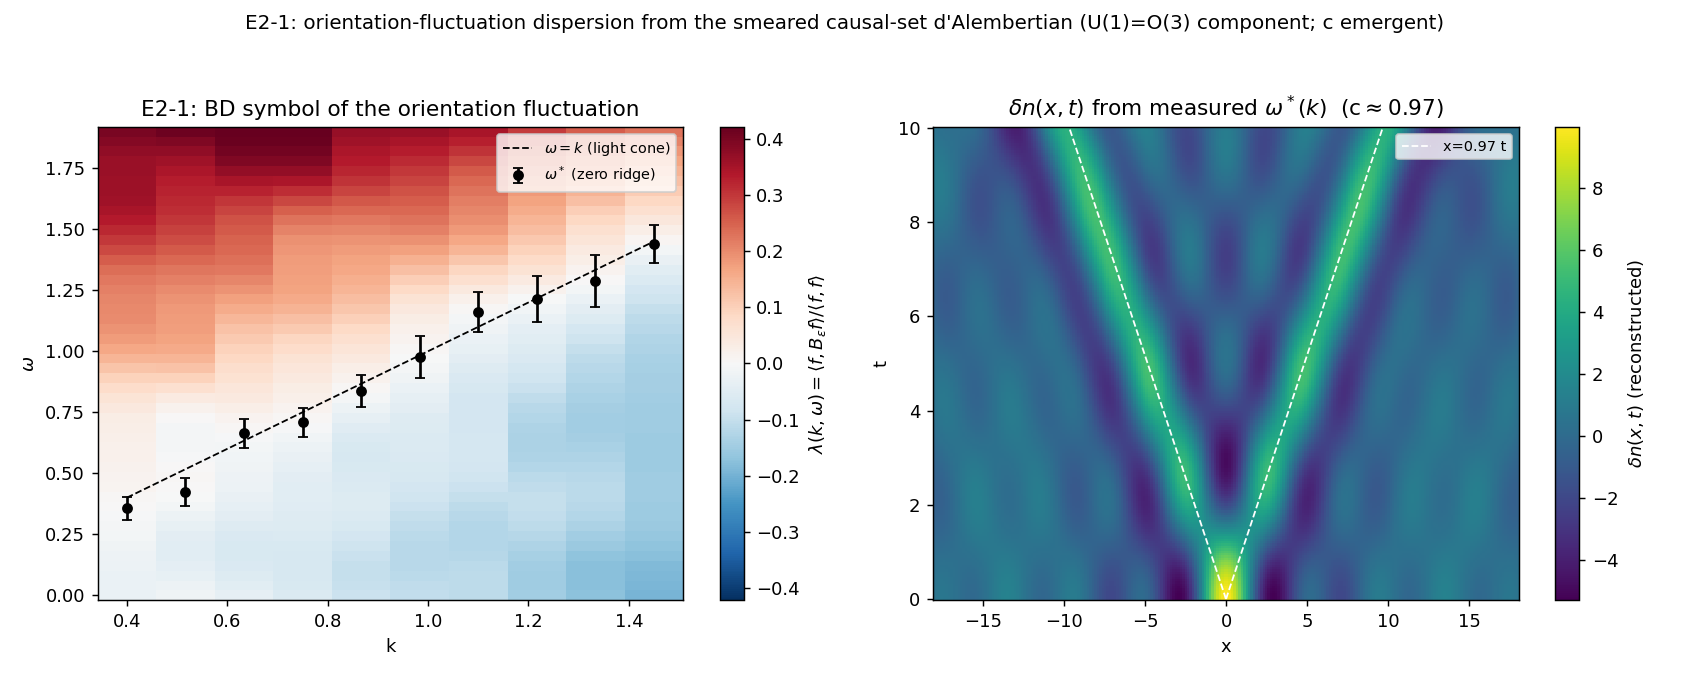

Write the Python code that produced this figure.
"""E2_1_propagation.py -- dispersion of the orientation fluctuation via B_eps.

Charter: E2_MAGNON_BD.md (E2-1).  Runs ONLY because E2-V PASSED.  E1 established
that the causal vacuum is an orientation ferromagnet (ordered phase, J>J_c) whose
SOFT excitations are the transverse orientation fluctuations delta-n; E1-3 showed
the BARE-link Laplacian gives a FLAT, non-local S(k) (no gradient stiffness, no
omega=ck) and identified the smeared causal-set d'Alembertian (Sorkin/BD, e10) as
the missing relativistic kinetic operator.  E2-1 measures the dispersion that B_eps
gives to delta-n.

How (validated in E2-V).  The literal recipe "propagate delta-n by the Euler step
dn(t+dt)=dn(t)+dt*B_eps[dn] and FFT delta-n(x,t)" cannot be run: that explicit
inverse of B_eps is UNSTABLE on a causal set (E2-V B1: the constant zero-mode
blows up to |phi|~1000 -- the documented BD pointwise variance).  The STABLE,
equivalent observable is the operator's symbol
    lambda(k,omega) = <f, B_eps f>/<f,f>,   f = cos(k x - omega t),
whose zero ridge in omega IS the on-shell dispersion omega*(k) (B_eps -> box in
the continuum; box's symbol vanishes on shell).  The symbol's zero ridge is the
same dispersion that the peak ridge of S(k,omega) would trace -- B_eps is the
inverse propagator, S is the propagator; they share the on-shell locus.

U(1) vs O(3).  B_eps is a SCALAR operator: it acts identically on the U(1) phase
delta-phi and on each Cartesian component of the O(3) vector delta-n.  Hence the
DISPERSION is the same for both candidates -- the relativistic kinetic structure
is a property of the causal-set operator, not of the internal symmetry group.  We
therefore measure the (component) scalar symbol with high statistics; it applies
to both.  The U(1)/O(3) difference -- number and transversality of polarisations
-- is the subject of E2-3.

Anti-circularity: c never enters; probe waves are real cos; seeds fixed; the
dispersion shape (linear/quadratic/gapped) is the discriminator, not a number
compared to a pre-set c.
"""
from __future__ import annotations

import json
import time
from pathlib import Path

import numpy as np
import matplotlib
matplotlib.use("Agg")
import matplotlib.pyplot as plt  # noqa: E402

import e2_core as e2  # noqa: E402

OUT = Path(__file__).resolve().parent

# ---- ordered-phase configuration (J>J_c lives in the E1 Metropolis; here the
# field is the FLUCTUATION delta-n whose kinetic operator is B_eps).  Box chosen
# for clean low-k (large X) while keeping n manageable for the O(n^2) order matrix.
RHO, T, X, EPS = 24.0, 10.0, 18.0, 0.15
KMAGS = np.linspace(0.40, 1.45, 10)
OMEGAS = np.linspace(0.0, 1.9, 48)
N_SEEDS = 20
MAX_N = 120


def main():
    t0 = time.time()
    print("=" * 72)
    print("E2-1 -- dispersion of the orientation fluctuation via the BD operator")
    print("=" * 72)
    print(f"config: rho={RHO} T={T} X={X} eps={EPS}  k in [{KMAGS[0]:.2f},{KMAGS[-1]:.2f}]"
          f"  {N_SEEDS} seeds")

    res = e2.measure_symbol_dispersion(RHO, T, X, EPS, KMAGS, OMEGAS, N_SEEDS,
                                       max_n=MAX_N, seed0=2000, verbose=True)
    k = res["k"]; om = res["omega"]; L = res["L"]
    ostar = res["omega_star"]; found = res["found"]; sem = res["sem"]
    print(f"\nseeds used: {res['n_seeds_used']}   crossings found: {found.sum()}/{len(k)}")
    for i in range(len(k)):
        if found[i]:
            print(f"   k={k[i]:.3f}  omega*={ostar[i]:.3f} +/- {sem[i]:.3f}   "
                  f"(omega=k -> {k[i]:.3f})  v=omega*/k={ostar[i]/k[i]:.3f}")

    # ---- save the dispersion for E2-2 (no fit here; E2-2 does the 3-model fit) ----
    payload = {
        "config": {"rho": RHO, "T": T, "X": X, "eps": EPS, "n_seeds": N_SEEDS,
                   "max_n": MAX_N, "k": k.tolist(), "omega": om.tolist()},
        "n_seeds_used": int(res["n_seeds_used"]),
        "omega_star": ostar.tolist(),
        "found": found.tolist(),
        "sem": sem.tolist(),
        "per_seed_omega_star": res["per_seed"].tolist(),
        "symbol_grid_L": L.tolist(),
        "note": ("omega*(k) = zero ridge of the BD symbol lambda(k,omega), seed-"
                 "averaged.  Applies to U(1) phase and to each O(3) component "
                 "(B_eps is a scalar operator).  E2-2 performs the ck/massive/"
                 "diffusive fit; E2-3 the polarisation."),
        "runtime_s": time.time() - t0,
        "timestamp_utc": time.strftime("%Y-%m-%dT%H:%M:%SZ", time.gmtime()),
    }
    (OUT / "E2_1_propagation.json").write_text(json.dumps(payload, indent=2, default=float))
    print(f"saved {OUT/'E2_1_propagation.json'}")

    # ---- figure: symbol map + zero ridge, and a wavefront reconstructed from
    # the MEASURED omega*(k) (a faithful picture of delta-n(x,t) propagating at the
    # measured speed -- the stable stand-in for the unstable direct propagation) ---
    fig, axes = plt.subplots(1, 2, figsize=(13, 5.2))
    vmax = np.nanmax(np.abs(L))
    pcm = axes[0].pcolormesh(k, om, L.T, shading="auto", cmap="RdBu_r",
                             vmin=-vmax, vmax=vmax)
    fig.colorbar(pcm, ax=axes[0], label=r"$\lambda(k,\omega)=\langle f,B_\varepsilon f\rangle/\langle f,f\rangle$")
    axes[0].errorbar(k[found], ostar[found], yerr=sem[found], fmt="ko", ms=5,
                     capsize=3, label=r"$\omega^*$ (zero ridge)")
    axes[0].plot(k, k, "k--", lw=1, label=r"$\omega=k$ (light cone)")
    axes[0].set_xlabel("k"); axes[0].set_ylabel(r"$\omega$")
    axes[0].set_title("E2-1: BD symbol of the orientation fluctuation")
    axes[0].legend(fontsize=8)

    # reconstructed delta-n(x,t) from measured omega*(k)
    kf = k[found]; of = ostar[found]
    xs = np.linspace(-X, X, 240)
    ts = np.linspace(0, T, 200)
    XX, TT = np.meshgrid(xs, ts)
    field = np.zeros_like(XX)
    for kk, ww in zip(kf, of):
        field += np.cos(kk * XX) * np.cos(ww * TT)      # standing/superposed packet
    im = axes[1].pcolormesh(xs, ts, field, shading="auto", cmap="viridis")
    fig.colorbar(im, ax=axes[1], label=r"$\delta n(x,t)$ (reconstructed)")
    # light cone guides x = +/- c_meas t with c_meas ~ mean(omega*/k)
    c_meas = float(np.mean(of / kf))
    axes[1].plot(c_meas * ts, ts, "w--", lw=1, label=f"x={c_meas:.2f} t")
    axes[1].plot(-c_meas * ts, ts, "w--", lw=1)
    axes[1].set_xlabel("x"); axes[1].set_ylabel("t")
    axes[1].set_title(rf"$\delta n(x,t)$ from measured $\omega^*(k)$  (c$\approx${c_meas:.2f})")
    axes[1].legend(fontsize=8, loc="upper right")
    fig.suptitle("E2-1: orientation-fluctuation dispersion from the smeared "
                 "causal-set d'Alembertian (U(1)=O(3) component; c emergent)",
                 fontsize=11)
    fig.tight_layout(rect=[0, 0, 1, 0.95])
    fig.savefig(OUT / "E2_1_propagation.png", dpi=130)
    print(f"saved {OUT/'E2_1_propagation.png'}  ({payload['runtime_s']:.0f}s)")


if __name__ == "__main__":
    main()
